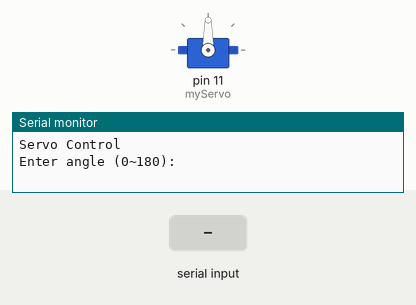
Bench run of a sketch on a simulated Arduino Uno, built with avr-gcc and run on an emulated ATmega328P. Parts: servo, the last lines printed to the serial monitor. The test bench sets the inputs (shaded band).

Above: at 1.2 s.
1.3 s: "90,45\n" received over Serial
At 2.3 s:
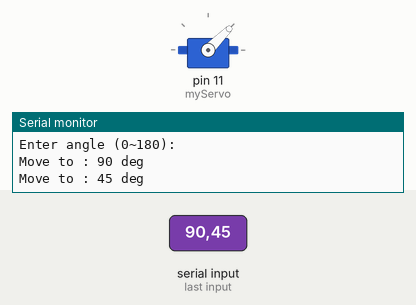
2.8 s: "30,150\n" received over Serial
At 3.5 s:
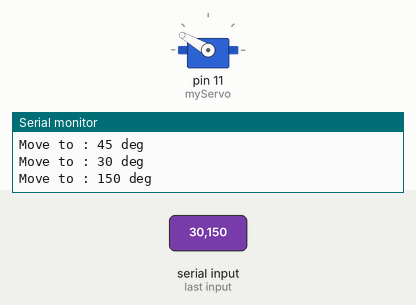
4.3 s: "5\n" received over Serial
At 5.5 s:
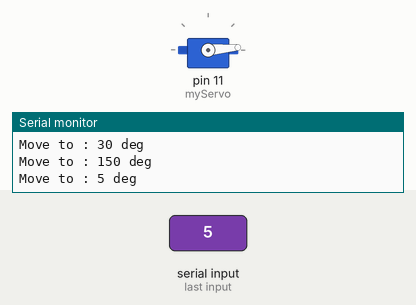
5.8 s: "90\n" received over Serial
At 6.8 s:
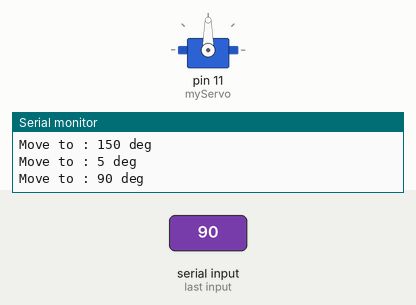
Timing chart, 0 to 8.3 s (numbered marks = the images above; inputs shaded):
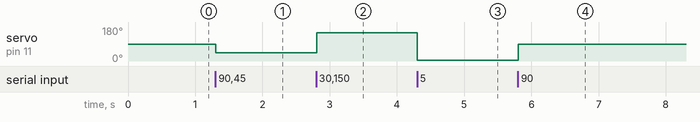

The sketch:

Servo.ino
```cpp
#include <Servo.h>

Servo myServo;

void setup() {
  Serial.begin(9600);
  myServo.attach(11);
  Serial.println("Servo Control");
  Serial.println("Enter angle (0~180):");
}

void loop() {
  if (Serial.available()) {
    int angle = Serial.parseInt();
         // 입력 버퍼 비우기
      while (Serial.available()) {
      Serial.read();
    }
    if (angle >= 0 && angle <= 180) {
      myServo.write(angle);
      Serial.print("Move to : ");
      Serial.print(angle);
      Serial.println(" deg");
    } else {
      Serial.println("Invalid angle! (0~180)");
    }
  }
}
```

Measured:
- after the input at 1.3 s, servo on pin 11 (myServo): 90° → 45° at once
- after the input at 2.8 s, servo on pin 11 (myServo): 45° → 150° at once
- after the input at 4.3 s, servo on pin 11 (myServo): 150° → 5° at once
- after the input at 5.8 s, servo on pin 11 (myServo): 5° → 90° at once
